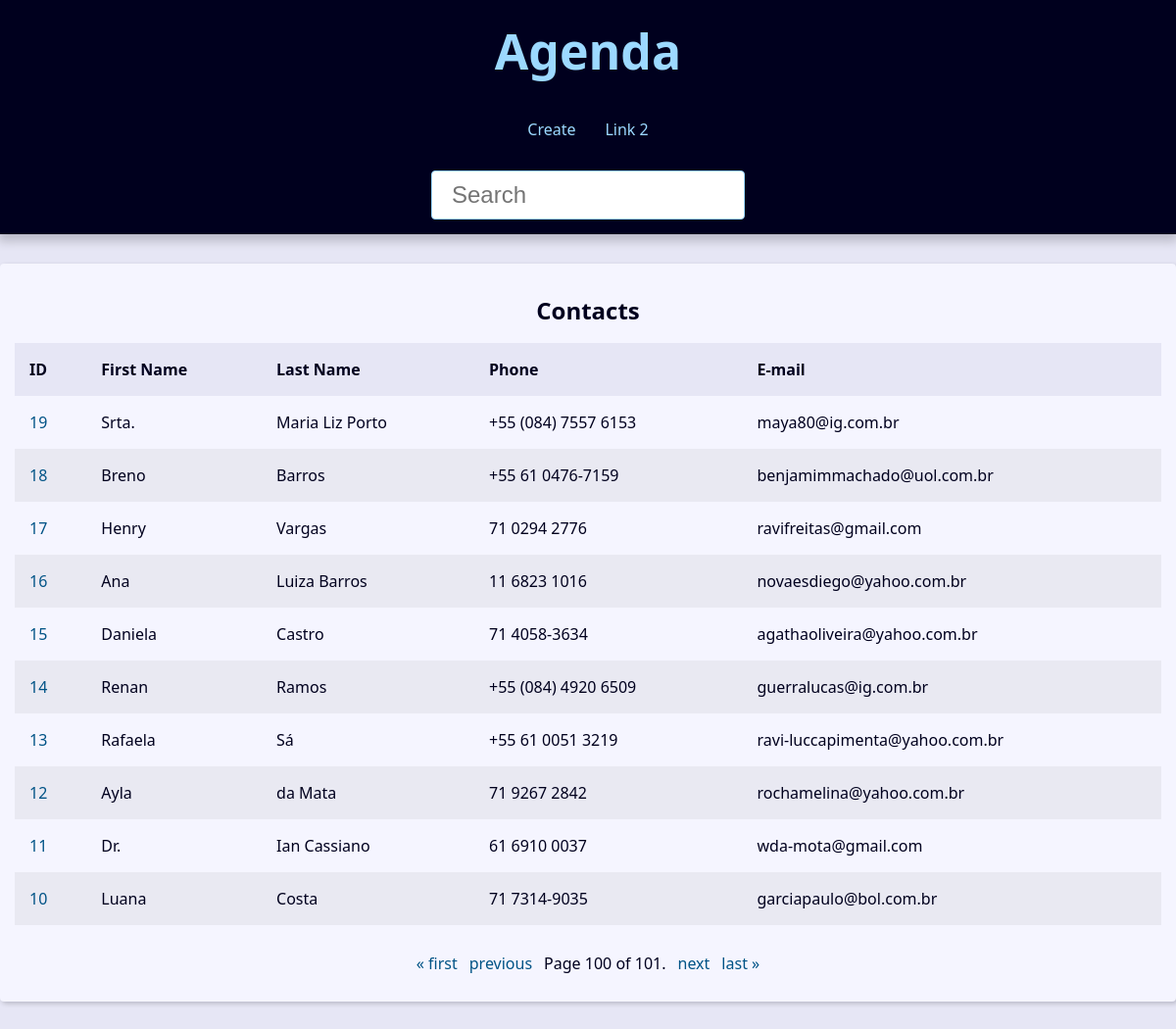
Page /?page=100&q= on the committed database.
### contact/models.py (models this page shows, shortened)
class Contact(models.Model):
    first_name = models.CharField(max_length=50,)
    last_name = models.CharField(max_length=50, blank=True)
    phone = models.CharField(max_length=50, verbose_name='Telefone')
    email = models.EmailField(max_length=25,  blank=True)
    created_date = models.DateTimeField(default=timezone.now)
    description = models.TextField(blank=True)
    show =  models.BooleanField(default=True)
    picture = models.ImageField(blank=True, upload_to='pictures/%Y/%m/')
    category = models.ForeignKey(
        Category,
        on_delete=models.SET_NULL,
        blank=True, null=True
    )
    owner = models.ForeignKey(
        User,
        on_delete=models.SET_NULL,
        blank=True, null=True
    )

### contact/views/contact_views.py (the view)
# urls.py: path('', views.index, name='index'),
def index(request):
    contacts = Contact.objects \
        .filter(show=True)\
        .order_by('-id')
    paginator = Paginator(contacts, 10)
    page_number = request.GET.get("page")
    page_obj = paginator.get_page(page_number)
    context = {
        'page_obj': page_obj,
        'site_title': 'Contatos - '
    }
    return render(
        request,
        'contact/index.html',
        context
    )

### contact/templates/contact/index.html
{% extends "global/base.html" %}
{% block content %}
{% if page_obj %}
        <div class="responsive-table">
            <table class="contacts-table">
                <caption class="table-caption">
                    Contacts
                </caption>
                <thead>
                    <tr class="table-row table-row-header">
                        <th class="table-header">ID</th>
                        <th class="table-header">First Name</th>
                        <th class="table-header">Last Name</th>
                        <th class="table-header">Phone</th>
                        <th class="table-header">E-mail</th>
                    </tr>
                </thead>
                <tbody>
                    {% for contact in page_obj %}
                        <tr class="table-row">
                            <td class="table-cel">
                                <a
                                    href="{% url "contact:contact" contact.id %}"
                                    class="table-link">
                                    {{ contact.id }}
                                </a>
                            </td>
                            <td class="table-cel">
                                {{ contact.first_name }}
                            </td>
                            <td class="table-cel">
                                {{ contact.last_name }}
                            </td>
                            <td class="table-cel">
                                {{ contact.phone }}
                            </td>
                            <td class="table-cel">
                                {{ contact.email }}
                            </td>
                        </tr>
                    {% endfor %}
                </tbody>
            </table>
        </div>
{% else %}
<div class="single-contact">
    <h1 class="single-contact-name">
        Nenhum contato encontrado
    </h1>
</div>
{% endif %}
{% endblock content %}

### base_static/global/css/style.css (style rules this page uses)
:root { --spacing: 1.5rem; --link-dark-color: rgb(0, 83, 134); --link-light-color: rgb(156, 217, 255); --clr-white: rgb(245, 245, 255); --clr-black: rgb(0, 0, 30); --clr-light-gray: rgb(230, 230, 245); --clr-dark-shadow-5: rgba(0, 0, 10, 5%); --clr-dark-shadow-10: rgba(0, 0, 10, 10%); --clr-dark-shadow-20: rgba(0, 0, 10, 20%); --clr-light-shadow-5: rgba(200, 200, 255, 5%); --clr-light-shadow-10: rgba(200, 200, 255, 10%); --clr-light-shadow-20: rgba(200, 200, 255, 20%); --main-page-width: 120rem; --table-min-width: 60rem; --biggest-font-size: 5rem; --bigger-font-size: 4rem; --big-font-size: 3.2rem; --medium-font-size: 2.4rem; --small-font-size: 1.6rem; --smaller-font-size: 1.4rem; --smallest-font-size: 1.2rem; --transition-fast: 300ms; --transition-medium: 600ms; --transition-slow: 1s; --default-border-radius: 4px; }
*, *::before, *::after { margin: 0; padding: 0; box-sizing: border-box; }
html { font-size: 62.5%; }
body { font-family: system-ui, -apple-system, BlinkMacSystemFont, 'Segoe UI', Roboto, Oxygen, Ubuntu, Cantarell, 'Open Sans', 'Helvetica Neue', sans-serif; line-height: 1.5; font-size: var(--small-font-size); color: var(--clr-black); -webkit-font-smoothing: antialiased; background: var(--clr-light-gray); }
.responsive-table { width: 100%; overflow-x: auto; }
.contacts-table { width: 100%; min-width: var(--table-min-width); border-collapse: collapse; }
.table-caption { font-size: var(--medium-font-size); font-weight: bold; padding: var(--spacing); }
.table-row { text-align: left; text-overflow: ellipsis; transition: background-color var(--transition-fast) ease-in-out; }
.table-row:nth-of-type(2n) { background: var(--clr-dark-shadow-5); }
.table-row-header { background: var(--clr-light-gray); color: var(--clr-black); }
.table-cel, .table-header { padding: var(--spacing); }
.table-link { color: var(--link-dark-color); transition: color var(--transition-fast) ease-in-out; text-decoration: none; }

### rows in the picture
Contact: id "19", first_name "Srta.", last_name "Maria Liz Porto", phone "+55 (084) 7557 6153", email "maya80@ig.com.br"
Contact: id "18", first_name "Breno", last_name "Barros", phone "+55 61 0476-7159", email "benjamimmachado@uol.com.br"
Contact: id "17", first_name "Henry", last_name "Vargas", phone "71 0294 2776", email "ravifreitas@gmail.com"
Contact: id "16", first_name "Ana", last_name "Luiza Barros", phone "11 6823 1016", email "novaesdiego@yahoo.com.br"
Contact: id "15", first_name "Daniela", last_name "Castro", phone "71 4058-3634", email "agathaoliveira@yahoo.com.br"
Contact: id "14", first_name "Renan", last_name "Ramos", phone "+55 (084) 4920 6509", email "guerralucas@ig.com.br"
Contact: id "13", first_name "Rafaela", last_name "Sá", phone "+55 61 0051 3219", email "ravi-luccapimenta@yahoo.com.br"
Contact: id "12", first_name "Ayla", last_name "da Mata", phone "71 9267 2842", email "rochamelina@yahoo.com.br"
Contact: id "11", first_name "Dr.", last_name "Ian Cassiano", phone "61 6910 0037", email "wda-mota@gmail.com"
Contact: id "10", first_name "Luana", last_name "Costa", phone "71 7314-9035", email "garciapaulo@bol.com.br"

### other values in the picture
{{ page_obj.number }} "100"
{{ page_obj.paginator.num_pages }} "101"
